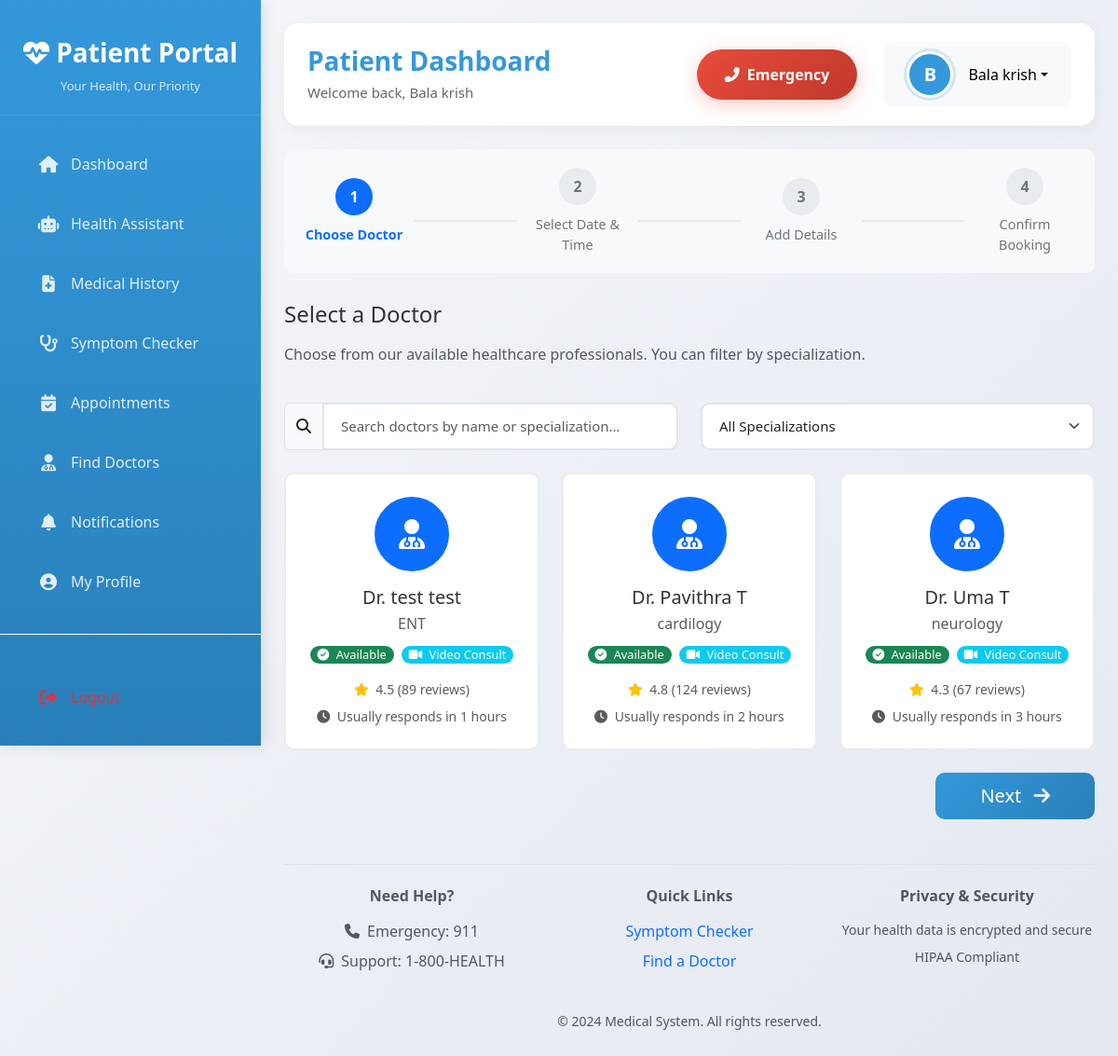
Before: /patient/book-appointment/ (signed in) with the older database file.
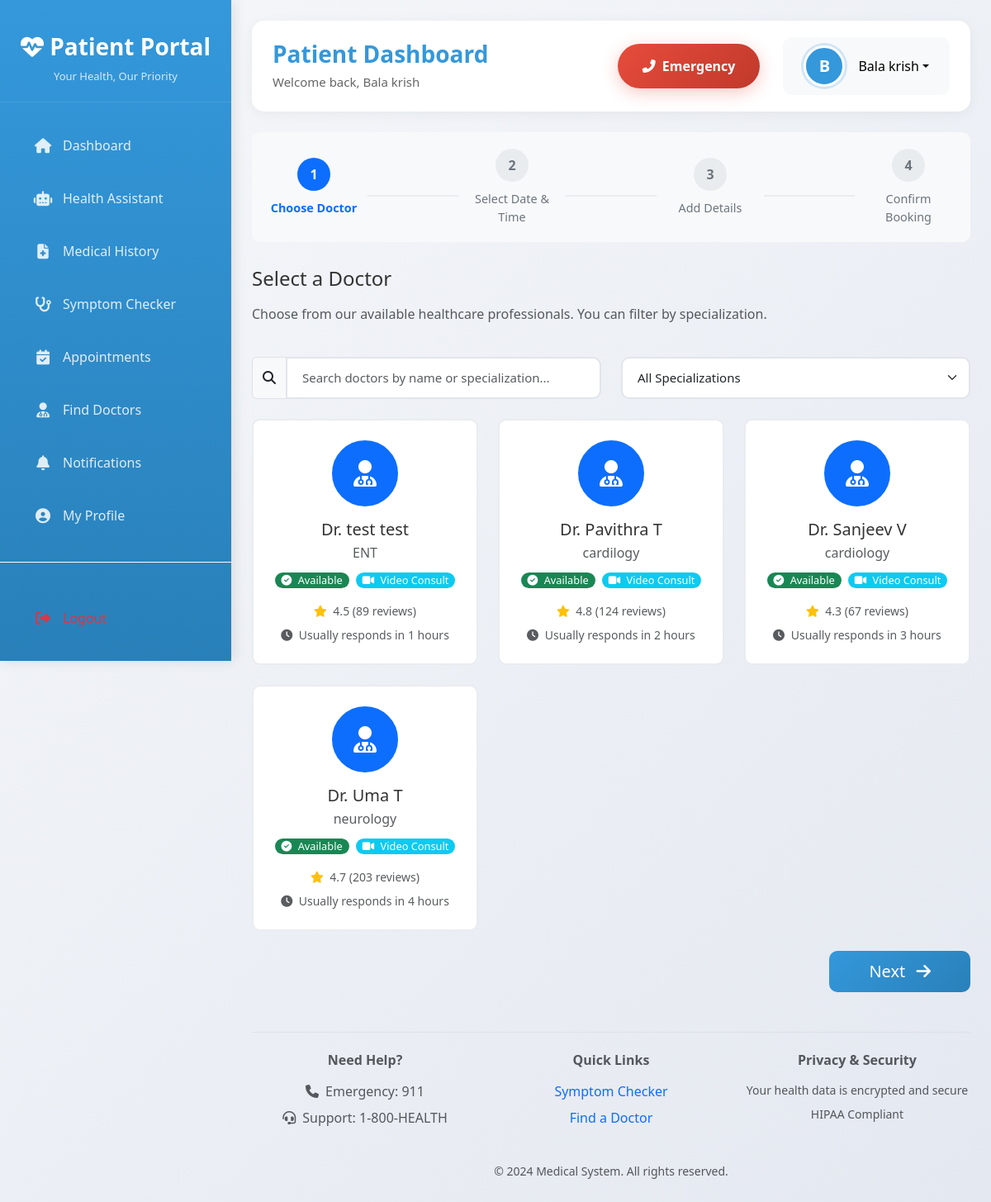
After: the same page with the newer database file.
### core/models.py (models this page shows, shortened)
class User(AbstractUser):
    ROLE_CHOICES = (
        ('admin', 'Admin'),
        ('doctor', 'Doctor'),
        ('researcher', 'Researcher'),
        ('patient', 'Patient'),
    )
    STATUS_CHOICES = (
        ('pending', 'Pending Approval'),
        ('approved', 'Approved'),
        ('rejected', 'Rejected'),
    )
    RISK_LEVEL_CHOICES = (
        ('low', 'Low'),
        ('medium', 'Medium'),
        ('high', 'High'),
        ('critical', 'Critical'),
    )
    role = models.CharField(max_length=20, choices=ROLE_CHOICES, default='patient')
    status = models.CharField(max_length=20, choices=STATUS_CHOICES, default='pending')
    email = models.EmailField(unique=True)
    full_name = models.CharField(max_length=255, blank=True)
    phone_regex = RegexValidator(regex=r'^\+?1?\d{9,15}$',
                                message="Phone number must be entered in the format: '+999999999'. Up to 15 digits allowed.")
    phone = models.CharField(validators=[phone_regex], max_length=17, blank=True)
    address = models.TextField(blank=True)
    date_of_birth = models.DateField(null=True, blank=True)
    profile_picture = models.ImageField(upload_to='profile_pics/', null=True, blank=True)
    specialization = models.CharField(max_length=100, blank=True)  # Doctor
    license_number = models.CharField(max_length=50, blank=True)  # Doctor
    institution = models.CharField(max_length=200, blank=True)  # Researcher
    research_area = models.TextField(blank=True)  # Researcher
    qualifications = models.CharField(max_length=255, blank=True)  # e.g., M.B.B.S, M.D.
    clinic_name = models.CharField(max_length=255, blank=True)
    clinic_address = models.TextField(blank=True)
    signature = models.ImageField(upload_to='signatures/', null=True, blank=True)
    biography = models.TextField(blank=True)
    risk_level = models.CharField(max_length=20, choices=RISK_LEVEL_CHOICES, blank=True)
    ml_confidence_score = models.FloatField(default=0.0)
    last_analysis = models.DateTimeField(null=True, blank=True)
    created_at = models.DateTimeField(auto_now_add=True)
    updated_at = models.DateTimeField(auto_now=True)
    is_verified = models.BooleanField(default=False)
    verification_token = models.UUIDField(default=uuid.uuid4, editable=False)
    class Meta:
        ordering = ['-date_joined']
    def get_full_name(self):
        if self.full_name:
            return self.full_name
        return super().get_full_name()

### core/decorators.py (the view)
        def _wrapped_view(request, *args, **kwargs):
            if not request.user.is_authenticated:
                return redirect('login')
            if request.user.is_superuser:
                return view_func(request, *args, **kwargs)
            if isinstance(allowed_roles, str):
                allowed = [allowed_roles]
            else:
                allowed = allowed_roles
            if request.user.role not in allowed and not request.user.is_admin():
                raise PermissionDenied("You don't have permission to access this page.")
            return view_func(request, *args, **kwargs)

### core/views/patient_views.py (called while the page is built, shortened)
def get_available_time_slots(doctor=None):
    base_slots = []
    for hour in range(9, 17):
        for minute in [0, 30]:
            base_slots.append(f"{hour:02d}:{minute:02d}")
    return {}

### templates/patient/book_appointment.html (shortened to what the changed rows need)
{% extends 'patient_base.html' %}
{% load static %}
{% block content %}
<div class="form-section active" id="step1Section">
    <div class="row g-4" id="doctorsList">
        {% if doctor %}
            <div class="col-lg-4 col-md-6">
                <div class="doctor-card selected p-4" onclick="selectDoctor({{ doctor.id }})">
                    <div class="text-center mb-3">
                        {% if doctor.profile_picture %}
                        <img src="{{ doctor.profile_picture.url }}" alt="Dr. {{ doctor.get_full_name }}" class="doctor-avatar-lg mb-3">
                        {% else %}
                        <div class="doctor-avatar-lg bg-primary text-white d-flex align-items-center justify-content-center mb-3 mx-auto">
                            <i class="fas fa-user-md fa-2x"></i>
                        </div>
                        {% endif %}
                        <h5 class="mb-1">Dr. {{ doctor.get_full_name }}</h5>
                        <div class="text-muted mb-2">{{ doctor.specialization|default:"General Practitioner" }}</div>
                        <div class="mb-3">
                            <span class="badge bg-success availability-badge">
                                <i class="fas fa-check-circle me-1"></i> Available Today
                            </span>
                        </div>
                    </div>
                    <div class="text-center">
                        <div class="text-muted small mb-2">
                            <i class="fas fa-star text-warning me-1"></i>
                            4.8 (124 reviews)
                        </div>
                        <div class="text-muted small">
                            <i class="fas fa-clock me-1"></i>
                            Usually responds in 2 hours
                        </div>
                    </div>
                </div>
            </div>
        {% else %}
            {% for doc in doctors %}
            <div class="col-lg-4 col-md-6">
                <div class="doctor-card p-4" onclick="selectDoctor({{ doc.id }})" data-specialization="{{ doc.specialization|lower }}">
                    <div class="text-center mb-3">
                        {% if doc.profile_picture %}
                        <img src="{{ doc.profile_picture.url }}" alt="Dr. {{ doc.get_full_name }}" class="doctor-avatar-lg mb-3">
                        {% else %}
                        <div class="doctor-avatar-lg bg-primary text-white d-flex align-items-center justify-content-center mb-3 mx-auto">
                            <i class="fas fa-user-md fa-2x"></i>
                        </div>
                        {% endif %}
                        <h5 class="mb-1">Dr. {{ doc.get_full_name }}</h5>
                        <div class="text-muted mb-2">{{ doc.specialization|default:"General Practitioner" }}</div>
                        <div class="mb-3">
                            <span class="badge bg-success availability-badge">
                                <i class="fas fa-check-circle me-1"></i> Available
                            </span>
                            <span class="badge bg-info availability-badge ms-1">
                                <i class="fas fa-video me-1"></i> Video Consult
                            </span>
                        </div>
                    </div>
                    <div class="text-center">
                        <div class="text-muted small mb-2">
                            <i class="fas fa-star text-warning me-1"></i>
                            4.{% cycle '5' '8' '3' '7' '9' '2' '6' '4' %}
                            ({% cycle '89' '124' '67' '203' '45' '156' '78' '92' %} reviews)
                        </div>
                        <div class="text-muted small">
                            <i class="fas fa-clock me-1"></i>
                            Usually responds in {% cycle '1' '2' '3' '4' '2' '1' '3' '2' %} hours
                        </div>
                    </div>
                </div>
            </div>
            {% empty %}
            <div class="col-md-12 text-center py-5">
                <i class="fas fa-user-md fa-4x text-muted mb-3"></i>
                <h4>No doctors available</h4>
                <p class="text-muted">Please check back later or contact support.</p>
            </div>
            {% endfor %}
        {% endif %}
    </div>
</div>
{% endblock %}

Changed rows visible on the page:
added User: get_full_name "Sanjeev V", specialization "cardiology"
